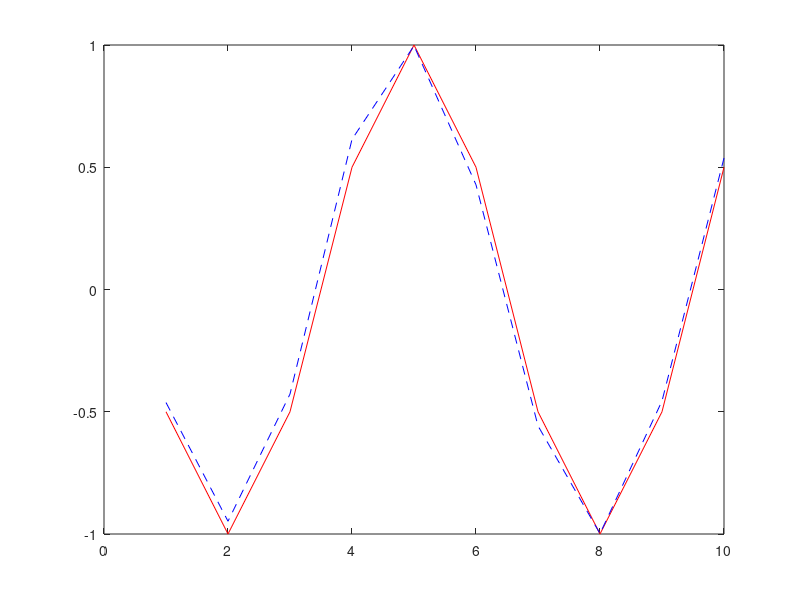

MATLAB code to generate this figure:
clear, clc, close all;

num_ite = 10;
num_taps = 3;
input = cos(pi/3*(1:num_ite+1))';
lambda = 0.98;
delta = 100;
w = [ 1 0 0]';
sd = delta*eye(num_taps);
pd = zeros(num_taps, 1);

x = zeros(num_taps, 1);
err_vec = zeros(num_ite, 1);
y = zeros(num_ite, 1);
for k = 1:num_ite 
   d = input(k+1);
   if (k < num_taps)
       x = [input(k); x(1:end-1)];
   else
       x = input(k:-1:k-num_taps+1);
   end
   e = d - x'*w;
   phi = sd*x;
   
   sd = 1/lambda*(sd - (phi*phi')/(lambda + phi'*x));
   
   w = w + e*sd*x;
   
   y(k) = w'*x;
   err_vec(k) = d - y(k);
end

plot(input(2:end), 'r');
hold on;
plot(y, 'b--');